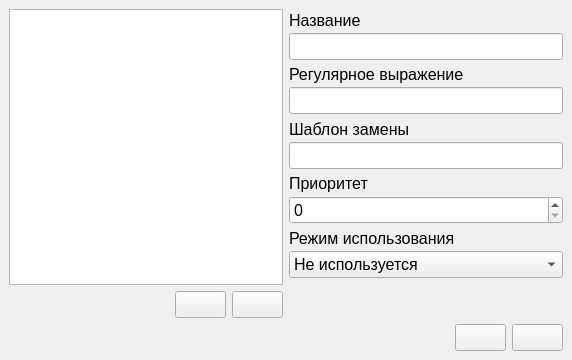
<?xml version="1.0" encoding="UTF-8"?>
<ui version="4.0">
 <class>ReplacePatternWindow</class>
 <widget class="QMainWindow" name="ReplacePatternWindow">
  <property name="windowModality">
   <enum>Qt::WindowModal</enum>
  </property>
  <property name="geometry">
   <rect>
    <x>0</x>
    <y>0</y>
    <width>572</width>
    <height>360</height>
   </rect>
  </property>
  <property name="font">
   <font>
    <pointsize>12</pointsize>
   </font>
  </property>
  <property name="windowTitle">
   <string>Шаблоны замены</string>
  </property>
  <widget class="QWidget" name="centralwidget">
   <layout class="QVBoxLayout" name="verticalLayout_3">
    <item>
     <layout class="QHBoxLayout" name="horizontalLayout_2">
      <item>
       <layout class="QVBoxLayout" name="verticalLayout_2">
        <item>
         <widget class="QListView" name="lvPatterns">
          <property name="font">
           <font>
            <pointsize>12</pointsize>
           </font>
          </property>
          <property name="editTriggers">
           <set>QAbstractItemView::NoEditTriggers</set>
          </property>
          <property name="alternatingRowColors">
           <bool>false</bool>
          </property>
          <property name="selectionBehavior">
           <enum>QAbstractItemView::SelectRows</enum>
          </property>
         </widget>
        </item>
        <item>
         <layout class="QHBoxLayout" name="horizontalLayout">
          <item>
           <spacer name="horizontalSpacer">
            <property name="orientation">
             <enum>Qt::Horizontal</enum>
            </property>
            <property name="sizeHint" stdset="0">
             <size>
              <width>40</width>
              <height>20</height>
             </size>
            </property>
           </spacer>
          </item>
          <item>
           <widget class="QPushButton" name="btnAddPattern">
            <property name="toolTip">
             <string>Новый шаблон</string>
            </property>
            <property name="text">
             <string/>
            </property>
            <property name="icon">
             <iconset resource="icons.qrc">
              <normaloff>:/images/icons/add.png</normaloff>:/images/icons/add.png</iconset>
            </property>
            <property name="iconSize">
             <size>
              <width>32</width>
              <height>32</height>
             </size>
            </property>
           </widget>
          </item>
          <item>
           <widget class="QPushButton" name="btnDeletePattern">
            <property name="toolTip">
             <string>Удалить шаблон</string>
            </property>
            <property name="text">
             <string/>
            </property>
            <property name="icon">
             <iconset resource="icons.qrc">
              <normaloff>:/images/icons/edit-delete.png</normaloff>:/images/icons/edit-delete.png</iconset>
            </property>
            <property name="iconSize">
             <size>
              <width>32</width>
              <height>32</height>
             </size>
            </property>
           </widget>
          </item>
         </layout>
        </item>
       </layout>
      </item>
      <item>
       <layout class="QVBoxLayout" name="verticalLayout">
        <property name="spacing">
         <number>3</number>
        </property>
        <item>
         <widget class="QLabel" name="lblName">
          <property name="text">
           <string>Название</string>
          </property>
          <property name="alignment">
           <set>Qt::AlignBottom|Qt::AlignLeading|Qt::AlignLeft</set>
          </property>
         </widget>
        </item>
        <item>
         <widget class="QLineEdit" name="edtName"/>
        </item>
        <item>
         <widget class="QLabel" name="lblRegexp">
          <property name="text">
           <string>Регулярное выражение</string>
          </property>
          <property name="alignment">
           <set>Qt::AlignBottom|Qt::AlignLeading|Qt::AlignLeft</set>
          </property>
         </widget>
        </item>
        <item>
         <widget class="QLineEdit" name="edtRegexp"/>
        </item>
        <item>
         <widget class="QLabel" name="lblPattern">
          <property name="text">
           <string>Шаблон замены</string>
          </property>
          <property name="alignment">
           <set>Qt::AlignBottom|Qt::AlignLeading|Qt::AlignLeft</set>
          </property>
         </widget>
        </item>
        <item>
         <widget class="QLineEdit" name="edtPattern"/>
        </item>
        <item>
         <widget class="QLabel" name="lblPriority">
          <property name="text">
           <string>Приоритет</string>
          </property>
          <property name="alignment">
           <set>Qt::AlignBottom|Qt::AlignLeading|Qt::AlignLeft</set>
          </property>
         </widget>
        </item>
        <item>
         <widget class="QSpinBox" name="sbPriority">
          <property name="maximum">
           <number>10</number>
          </property>
         </widget>
        </item>
        <item>
         <widget class="QLabel" name="lblUsageType">
          <property name="text">
           <string>Режим использования</string>
          </property>
          <property name="alignment">
           <set>Qt::AlignBottom|Qt::AlignLeading|Qt::AlignLeft</set>
          </property>
         </widget>
        </item>
        <item>
         <widget class="QComboBox" name="cmbUsageType">
          <item>
           <property name="text">
            <string>Не используется</string>
           </property>
          </item>
          <item>
           <property name="text">
            <string>Импорт</string>
           </property>
          </item>
          <item>
           <property name="text">
            <string>Экспорт</string>
           </property>
          </item>
         </widget>
        </item>
        <item>
         <spacer name="verticalSpacer">
          <property name="orientation">
           <enum>Qt::Vertical</enum>
          </property>
          <property name="sizeType">
           <enum>QSizePolicy::Fixed</enum>
          </property>
          <property name="sizeHint" stdset="0">
           <size>
            <width>20</width>
            <height>40</height>
           </size>
          </property>
         </spacer>
        </item>
       </layout>
      </item>
     </layout>
    </item>
    <item>
     <layout class="QHBoxLayout" name="horizontalLayout_3">
      <item>
       <spacer name="horizontalSpacer_2">
        <property name="orientation">
         <enum>Qt::Horizontal</enum>
        </property>
        <property name="sizeHint" stdset="0">
         <size>
          <width>40</width>
          <height>20</height>
         </size>
        </property>
       </spacer>
      </item>
      <item>
       <widget class="QPushButton" name="btnSubmit">
        <property name="toolTip">
         <string>Сохранить изменения</string>
        </property>
        <property name="text">
         <string/>
        </property>
        <property name="icon">
         <iconset resource="icons.qrc">
          <normaloff>:/images/icons/save.png</normaloff>:/images/icons/save.png</iconset>
        </property>
        <property name="iconSize">
         <size>
          <width>32</width>
          <height>32</height>
         </size>
        </property>
       </widget>
      </item>
      <item>
       <widget class="QPushButton" name="btnClose">
        <property name="toolTip">
         <string>Закрыть без сохранения</string>
        </property>
        <property name="text">
         <string/>
        </property>
        <property name="icon">
         <iconset resource="icons.qrc">
          <normaloff>:/images/icons/close.png</normaloff>:/images/icons/close.png</iconset>
        </property>
        <property name="iconSize">
         <size>
          <width>32</width>
          <height>32</height>
         </size>
        </property>
       </widget>
      </item>
     </layout>
    </item>
   </layout>
  </widget>
 </widget>
 <resources>
  <include location="icons.qrc"/>
 </resources>
 <connections/>
</ui>
